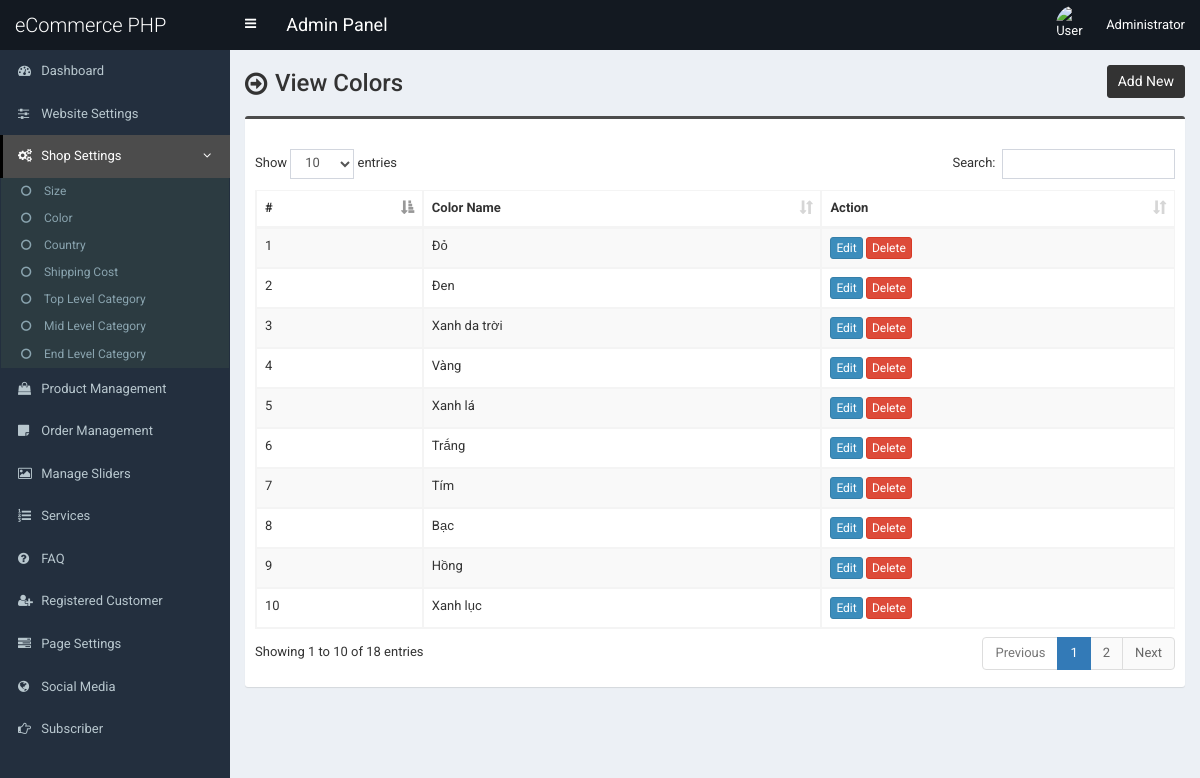
The page /admin/color.php (signed in) on the database its author committed.
### tables this page shows
CREATE TABLE `tbl_color` (
  `color_id` int(11) NOT NULL,
  `color_name` varchar(255) NOT NULL
);

### admin/color.php (the view, shortened to what this page needs)
<?php require_once('header.php'); ?>
<section class="content-header">
	<div class="content-header-left">
		<h1>View Colors</h1>
	</div>
	<div class="content-header-right">
		<a href="color-add.php" class="btn btn-primary btn-sm">Add New</a>
	</div>
</section>
<section class="content">
  <div class="row">
    <div class="col-md-12">
      <div class="box box-info">
        <div class="box-body table-responsive">
          <table id="example1" class="table table-bordered table-hover table-striped">
			<thead>
			    <tr>
			        <th>#</th>
			        <th>Color Name</th>
			        <th>Action</th>
			    </tr>
			</thead>
            <tbody>
            	<?php
            	$i=0;
            	$statement = $pdo->prepare("SELECT * FROM tbl_color ORDER BY color_id ASC");
            	$statement->execute();
            	$result = $statement->fetchAll(PDO::FETCH_ASSOC);
            	foreach ($result as $row) {
            		$i++;
            		?>
					<tr>
	                    <td><?php echo $i; ?></td>
	                    <td><?php echo $row['color_name']; ?></td>
	                    <td>
	                        <a href="color-edit.php?id=<?php echo $row['color_id']; ?>" class="btn btn-primary btn-xs">Edit</a>
	                        <a href="#" class="btn btn-danger btn-xs" data-href="color-delete.php?id=<?php echo $row['color_id']; ?>" data-toggle="modal" data-target="#confirm-delete">Delete</a>
	                    </td>
	                </tr>
            		<?php
            	}
            	?>
            </tbody>
          </table>
        </div>
      </div>
</section>
<?php require_once('footer.php'); ?>

### admin/header.php (shortened to what this page needs)
<!DOCTYPE html>
<html>
<head>
	<link rel="stylesheet" href="css/bootstrap.min.css">
	<link rel="stylesheet" href="css/font-awesome.min.css">
	<link rel="stylesheet" href="css/ionicons.min.css">
	<link rel="stylesheet" href="css/datepicker3.css">
	<link rel="stylesheet" href="css/all.css">
	<link rel="stylesheet" href="css/select2.min.css">
	<link rel="stylesheet" href="css/dataTables.bootstrap.css">
	<link rel="stylesheet" href="css/jquery.fancybox.css">
	<link rel="stylesheet" href="css/AdminLTE.min.css">
	<link rel="stylesheet" href="css/_all-skins.min.css">
	<link rel="stylesheet" href="css/on-off-switch.css"/>
	<link rel="stylesheet" href="css/summernote.css">
	<link rel="stylesheet" href="style.css">
</head>
<body class="hold-transition fixed skin-blue sidebar-mini">
	<div class="wrapper">
		<header class="main-header">
			<a href="index.php" class="logo">
				<span class="logo-lg">eCommerce PHP</span>
			</a>
			<nav class="navbar navbar-static-top">
				<a href="#" class="sidebar-toggle" data-toggle="offcanvas" role="button">
				</a>
				<span style="float:left;line-height:50px;color:#fff;padding-left:15px;font-size:18px;">Admin Panel</span>
				<div class="navbar-custom-menu">
					<ul class="nav navbar-nav">
						<li class="dropdown user user-menu">
							<a href="#" class="dropdown-toggle" data-toggle="dropdown">
								<img src="../assets/uploads/<?php echo $_SESSION['user']['photo']; ?>" class="user-image" alt="User Image">
								<span class="hidden-xs"><?php echo $_SESSION['user']['full_name']; ?></span>
							</a>
						</li>
					</ul>
				</div>
			</nav>
		</header>
  		<?php $cur_page = substr($_SERVER["SCRIPT_NAME"],strrpos($_SERVER["SCRIPT_NAME"],"/")+1); ?>
  		<aside class="main-sidebar">
    		<section class="sidebar">
      			<ul class="sidebar-menu">
			        <li class="treeview <?php if($cur_page == 'index.php') {echo 'active';} ?>">
			          <a href="index.php">
			            <i class="fa fa-dashboard"></i> <span>Dashboard</span>
			          </a>
			        </li>
			        <li class="treeview <?php if( ($cur_page == 'settings.php') ) {echo 'active';} ?>">
			          <a href="settings.php">
			            <i class="fa fa-sliders"></i> <span>Website Settings</span>
			          </a>
			        </li>
                    <li class="treeview <?php if( ($cur_page == 'size.php') || ($cur_page == 'size-add.php') || ($cur_page == 'size-edit.php') || ($cur_page == 'color.php') || ($cur_page == 'color-add.php') || ($cur_page == 'color-edit.php') || ($cur_page == 'country.php') || ($cur_page == 'country-add.php') || ($cur_page == 'country-edit.php') || ($cur_page == 'shipping-cost.php') || ($cur_page == 'shipping-cost-edit.php') || ($cur_page == 'top-category.php') || ($cur_page == 'top-category-add.php') || ($cur_page == 'top-category-edit.php') || ($cur_page == 'mid-category.php') || ($cur_page == 'mid-category-add.php') || ($cur_page == 'mid-category-edit.php') || ($cur_page == 'end-category.php') || ($cur_page == 'end-category-add.php') || ($cur_page == 'end-category-edit.php') ) {echo 'active';} ?>">
                        <a href="#">
                            <i class="fa fa-cogs"></i>
                            <span>Shop Settings</span>
                            <span class="pull-right-container">
								<i class="fa fa-angle-left pull-right"></i>
							</span>
                        </a>
                        <ul class="treeview-menu">
                            <li><a href="size.php"><i class="fa fa-circle-o"></i> Size</a></li>
                            <li><a href="color.php"><i class="fa fa-circle-o"></i> Color</a></li>
                            <li><a href="country.php"><i class="fa fa-circle-o"></i> Country</a></li>
                            <li><a href="shipping-cost.php"><i class="fa fa-circle-o"></i> Shipping Cost</a></li>
                            <li><a href="top-category.php"><i class="fa fa-circle-o"></i> Top Level Category</a></li>
                            <li><a href="mid-category.php"><i class="fa fa-circle-o"></i> Mid Level Category</a></li>
                            <li><a href="end-category.php"><i class="fa fa-circle-o"></i> End Level Category</a></li>
                        </ul>
                    </li>
                    <li class="treeview <?php if( ($cur_page == 'product.php') || ($cur_page == 'product-add.php') || ($cur_page == 'product-edit.php') ) {echo 'active';} ?>">
                        <a href="product.php">
                            <i class="fa fa-shopping-bag"></i> <span>Product Management</span>
                        </a>
                    </li>
                    <li class="treeview <?php if( ($cur_page == 'order.php') ) {echo 'active';} ?>">
                        <a href="order.php">
                            <i class="fa fa-sticky-note"></i> <span>Order Management</span>
                        </a>
                    </li>
                     <li class="treeview <?php if( ($cur_page == 'slider.php') ) {echo 'active';} ?>">
			          <a href="slider.php">
			            <i class="fa fa-picture-o"></i> <span>Manage Sliders</span>
			          </a>
			        </li>
			        <li class="treeview <?php if( ($cur_page == 'service.php') ) {echo 'active';} ?>">
			          <a href="service.php">
			            <i class="fa fa-list-ol"></i> <span>Services</span>
			          </a>
			        </li>
			      			        <li class="treeview <?php if( ($cur_page == 'faq.php') ) {echo 'active';} ?>">
			          <a href="faq.php">
			            <i class="fa fa-question-circle"></i> <span>FAQ</span>
			          </a>
			        </li>
						<li class="treeview <?php if( ($cur_page == 'customer.php') || ($cur_page == 'customer-add.php') || ($cur_page == 'customer-edit.php') ) {echo 'active';} ?>">
			          <a href="customer.php">
			            <i class="fa fa-user-plus"></i> <span>Registered Customer</span>
			          </a>
			        </li>
			        <li class="treeview <?php if( ($cur_page == 'page.php') ) {echo 'active';} ?>">
			          <a href="page.php">
			            <i class="fa fa-tasks"></i> <span>Page Settings</span>
			          </a>
			        </li>
			        <li class="treeview <?php if( ($cur_page == 'social-media.php') ) {echo 'active';} ?>">
			          <a href="social-media.php">
			            <i class="fa fa-globe"></i> <span>Social Media</span>
			          </a>
			        </li>
			        <li class="treeview <?php if( ($cur_page == 'subscriber.php')||($cur_page == 'subscriber.php') ) {echo 'active';} ?>">
			          <a href="subscriber.php">
			            <i class="fa fa-hand-o-right"></i> <span>Subscriber</span>
			          </a>
			        </li>
      			</ul>
    		</section>
  		</aside>
  		<div class="content-wrapper">

### admin/footer.php (shortened to what this page needs)
		</div>
	</div>
</body>
</html>

### admin/style.css (style rules this page uses)
body { font-size: 13px; font-family: "Roboto", sans-serif; }
.navbar-nav > .user-menu .user-image { width: 40px; height: 40px; margin-top: -10px; }
.content-header > h1, .content-header .content-header-left h1 { font-family: "Roboto", sans-serif; }
.main-header .logo { text-align: left; }
.main-header .logo .logo-lg { font-family: "Roboto", sans-serif; }
.box-info { padding-top: 20px; }
.sidebar-menu li.active > a > .pull-right-container > .fa-angle-left { -webkit-transform: rotate(90deg); -ms-transform: rotate(90deg); -o-transform: rotate(90deg); transform: rotate(90deg); }
.sidebar-menu li > a > .pull-right-container > .fa-angle-left:before { content: "\f105"; }
.content-header { overflow: hidden; }
.content-header .content-header-left { float: left; padding-top: 5px; }
.content-header .content-header-right { float: right; }
.content-header .content-header-left h1 { margin-top: 0; margin-bottom: 0; padding-left: 30px; padding-bottom: 5px; font-size: 24px; position: relative; }
.content-header .content-header-left h1:before { position: absolute; top: 0; left: 0; font-family: "FontAwesome", sans-serif; font-size: 26px; content: "\f18e"; }
.content-header .content-header-right a { position: relative; font-size: 14px; }
.skin-blue .sidebar-menu > li:hover > a, .skin-blue .sidebar-menu > li.active > a { color: #fff; background: #3c8dbc; border-left-color: #3c8dbc; }
.skin-blue .main-header .logo, .skin-blue .main-header .logo:hover, .skin-blue .main-header .navbar, .skin-blue .main-header .navbar .sidebar-toggle:hover { background-color: #131921; }
.skin-blue .sidebar-menu > li:hover > a, .skin-blue .sidebar-menu > li.active > a { background-color: #4c4c4c; border-left-color: #000000; }
.box.box-info { border-top-color: #4c4c4c; }
.content-header .content-header-right a { background-color: #333333; border-color: #333333; }
.sidebar-menu .treeview-menu > li > a { font-size: 12px; }

### rows shown on the page
tbl_color: color_name "Đỏ"
tbl_color: color_name "Đen"
tbl_color: color_name "Xanh da trời"
tbl_color: color_name "Vàng"
tbl_color: color_name "Xanh lá"
tbl_color: color_name "Trắng"
tbl_color: color_name "Tím"
tbl_color: color_name "Bạc"
tbl_color: color_name "Hồng"
tbl_color: color_name "Xanh lục"

### other values the page prints
$_SESSION['user']['full_name'] "Administrator"
